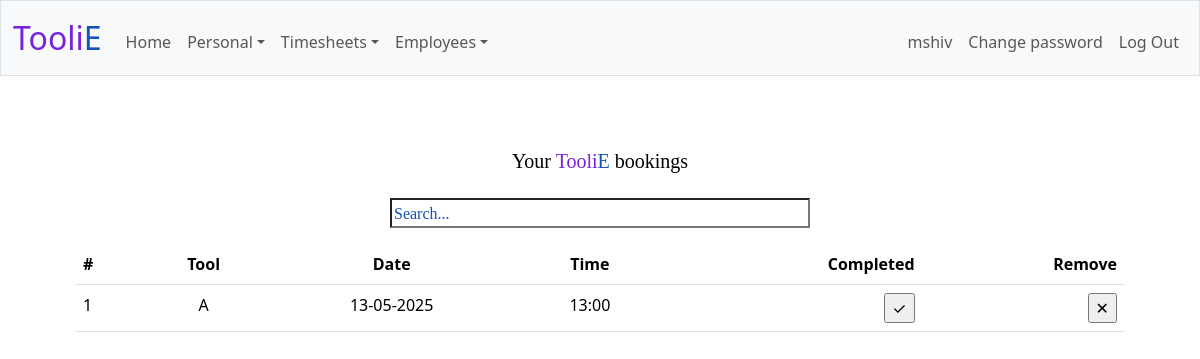
The app's page /bookings (signed in) with its own data.
### tables this page shows
CREATE TABLE bookings (
    id INTEGER PRIMARY KEY,
    user_id VARCHAR(5) NOT NULL,
    tool_name CHAR(1) NOT NULL,
    date DATE NOT NULL,
    timeslot STR NOT NULL
);

### app.py (the view)
@app.route("/bookings", methods=["GET", "POST"])
@login_required
def userbookings():
    db = get_db()
    bookings = db.execute("SELECT * FROM bookings WHERE user_id = ? ORDER BY date, timeslot", (session["user_id"],))
    return render_template("bookings.html", bookings=bookings)

### app.py (called while the page is built)
@app.after_request
def after_request(response):
    response.headers["Cache-Control"] = "no-cache, no-store, must-revalidate"
    response.headers["Expires"] = 0
    response.headers["Pragma"] = "no-cache"
    return response

### helpers.py (called while the page is built)
def login_required(f):
    @wraps(f)
    def decorated_function(*args, **kwargs):
        if session.get("user_id") is None:
            return redirect("/login")
        return f(*args, **kwargs)
    return decorated_function

def get_db():
    if 'db' not in g:
        g.db = sqlite3.connect(DATABASE)
        g.db.row_factory = sqlite3.Row  # allows you to access rows like dictionaries
    return g.db

### templates/bookings.html (shortened to what this page needs)
{% extends "layout.html" %}
{% block main %}
<h2 class="home-body">
    <p class="home-space">Your <span class="purple">Tooli</span><span class="blue">E</span> bookings</p>
</h2>
<p><input class="searchbar" type="text" id="searchInput" placeholder="Search..."></p>
<div class="mb-3">
    <table class="table table-hover" id="bookingsTable">
        <thead>
            <tr>
                <th class="text-start" scope="col">#</th>
                <th class="text-center" scope="col">Tool</th>
                <th class="text-center" scope="col">Date</th>
                <th class="text-center" scope="col">Time</th>
                <th class="text-end" scope="col">Completed</th>
                <th class="text-end" scope="col">Remove</th>
            </tr>
        </thead>
        <tbody>
            {% for booking in bookings %}
            <tr>
                <td class="text-start">{{ loop.index }}</td>
                <td class="text-center">{{ booking.tool_name }}</td>
                <td class="text-center">{{ booking.date }}</td>
                <td class="text-center">{{ booking.timeslot }}</td>
                <td class="text-end">
                    <form action="/completedbooking" method="post"><input type="submit" value="&#10003;">
                    </form>
                </td>
                <td class="text-end">
                    <form action="/removebooking" method="post"><input type="submit" value="&#10005;">
                    </form>
                </td>
            </tr>
            {% endfor %}
        </tbody>
    </table>
</div>
{% endblock %}

### templates/layout.html (shortened to what this page needs)
<!DOCTYPE html>
<html lang="en">
    <head>
        <link href="https://cdn.jsdelivr.net/npm/bootstrap@5.3.3/dist/css/bootstrap.min.css" rel="stylesheet">
        <link href="/static/styles.css" rel="stylesheet">
    </head>
    <body>
        <nav class="bg-light border navbar navbar-expand-md navbar-light">
            <div class="container-fluid">
                <a class="navbar-brand"><span class="purple">Tooli</span><span class="blue">E</span></a>
                <div class="collapse navbar-collapse" id="navbar">
                    {% if session["user_id"] %}
                        {% if session["user_id"][0] == 'm' %}
                            <ul class="navbar-nav me-auto mt-2">
                                <li class="nav-item"><a class="nav-link" href="/managerhome">Home</a></li>
                                <li class="nav-item dropdown">
                                    <a class="nav-link dropdown-toggle" role="button" data-bs-toggle="dropdown">Personal</a>
                                </li>
                                <li class="nav-item dropdown">
                                    <a class="nav-link dropdown-toggle" role="button" data-bs-toggle="dropdown">Timesheets</a>
                                </li>
                                <li class="nav-item dropdown">
                                    <a class="nav-link dropdown-toggle" role="button" data-bs-toggle="dropdown">Employees</a>
                                </li>
                            </ul>
                            <ul class="navbar-nav ms-auto mt-2">
                                <li class="nav-item nav-link">{{ session["user_id"] }}</li>
                                <li class="nav-item"><a class="nav-link" href="/change">Change password</a></li>
                                <li class="nav-item"><a class="nav-link" href="/logout">Log Out</a></li>
                            </ul>
                        {% endif %}
                    {% else %}
                        <ul class="navbar-nav ms-auto mt-2">
                            <li class="nav-item"><a class="nav-link" href="/">Log In</a></li>
                        </ul>
                    {% endif %}
                </div>
            </div>
        </nav>
        <main class="container py-5 text-center">
            {% block main %}{% endblock %}
        </main>
    </body>
</html>

### static/styles.css (style rules this page uses)
nav .navbar-brand { font-size: xx-large; }
nav .navbar-brand .purple { color: #7623db; }
nav .navbar-brand .blue { color: #1252b9; }
.blue { color: #1252b9; }
.purple { color: #7623db; }
h2 { font-family: 'Courier New', monospace; font-size: 20px; color: #000000; }
.home-body { text-align: center; margin: 0 auto; font-family: 'Verdana'; margin-left: 10px; margin-right: 10px; }
.home-space { margin-top: 25px; margin-bottom: 25px; }
.searchbar { text-align: left; width: 40%; background-color: #ffffff; color: #000000; }
.searchbar::placeholder { color: #1252b9; font-family: 'Garamond'; }
.container { margin-left: auto; margin-right: auto; padding-left: 15px; padding-right: 15px; text-align: center; width: 90%; }

### records on screen
bookings: user_id "mshiv", tool_name "A", date "13-05-2025", timeslot "13:00"
